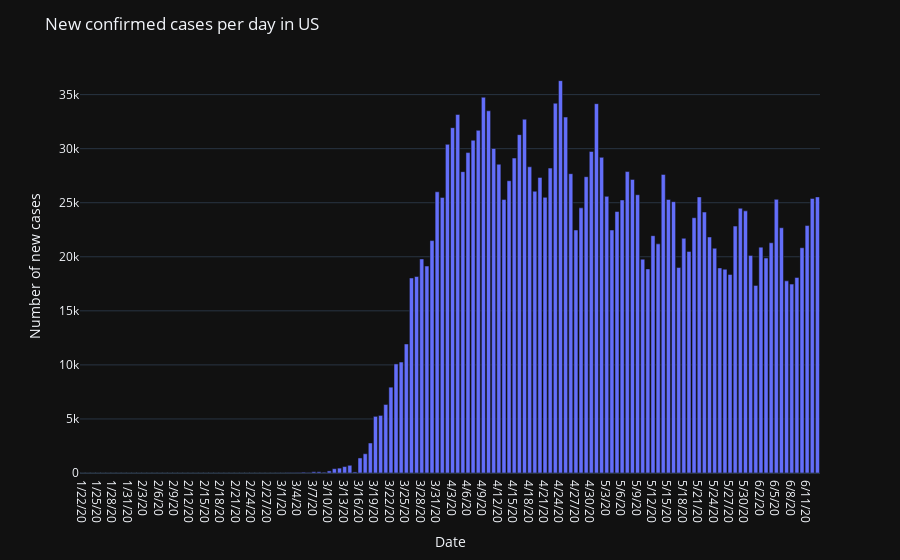

Here is the notebook cell this chart was saved with:
### Code cell
country_name = country_cases_sorted['country'][0]
plot_timeseries(country_name, get_new_cases, f'New confirmed cases per day in {country_name}')

### Figure 1 — Plotly figure (JSON) as saved in the notebook; plotly's stock layout.template omitted (floating-point values rounded to 4 significant figures; data arrays with more than 128 entries replaced by an {"elided": "..."} marker saying what was removed)
{"data": [{"alignmentgroup": "True", "hovertemplate": "date=%{x}<br>cases=%{y}<extra></extra>", "legendgroup": "", "marker": {"color": "#636efa"}, "name": "", "offsetgroup": "", "orientation": "v", "showlegend": false, "textposition": "auto", "type": "bar", "x": {"elided": "144 str values"}, "xaxis": "x", "y": {"elided": "144 int values"}, "yaxis": "y"}], "layout": {"barmode": "relative", "legend": {"tracegroupgap": 0}, "margin": {"t": 60}, "title": {"text": "New confirmed cases per day in US"}, "xaxis": {"anchor": "y", "domain": [0, 1], "title": {"text": "Date"}}, "yaxis": {"anchor": "x", "domain": [0, 1], "title": {"text": "Number of new cases"}}}}
